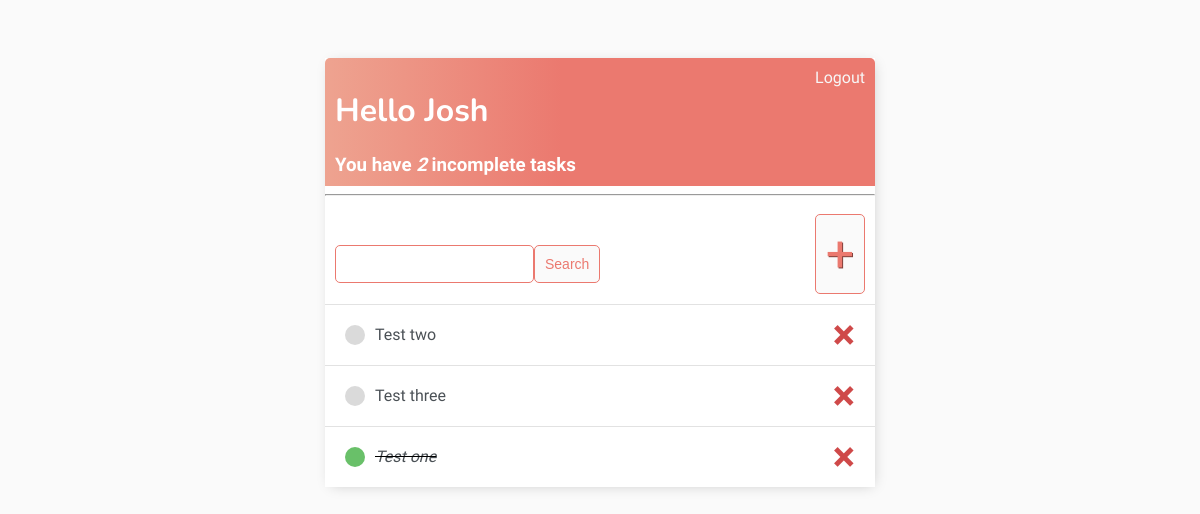
The app's page / (signed in), older data.
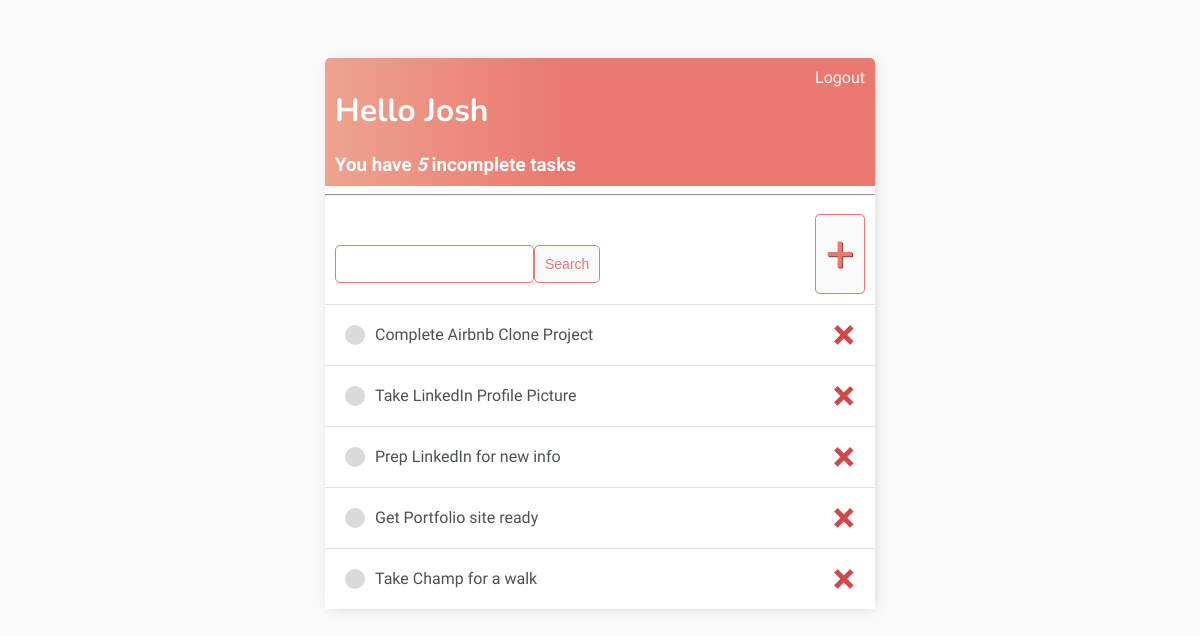
The same page, newer data.
### base/models.py (models this page shows)
class Task(models.Model):
    user = models.ForeignKey(User, on_delete=models.CASCADE, null = True, blank=True)
    title = models.CharField(max_length=200)
    description = models.TextField(max_length=500, null= True, blank=True)
    complete = models.BooleanField(default=False)
    create = models.DateTimeField(auto_now_add=True)
    def __str__(self):
        return self.title
    class Meta:
        ordering = ["complete"]

### base/views.py (the view)
# urls.py: path("",TaskList.as_view(), name="tasks"),
class TaskList(LoginRequiredMixin,ListView):
    model = Task
    context_object_name = 'tasks'
    def get_context_data(self, **kwargs):
        context = super().get_context_data(**kwargs)
        context['tasks'] = context['tasks'].filter(user=self.request.user)
        context['count'] = context['tasks'].filter(complete=False).count()
        search_input = self.request.GET.get('search-area') or ""
        if search_input:
            context['tasks'] = context['tasks'].filter(title__startswith=search_input)
        context['search_input'] = search_input
        return context

### base/templates/base/task_list.html
{%extends "base/main.html"%}
{% block content%}
<div class="header-bar">
	<div>
		<h1>Hello {{request.user|title}}</h1>
		<h3 style="margin:0">You have <i>{{count}}</i> incomplete task{{count|pluralize:'s'}}</h3>
	</div>
	{% if request.user.is_authenticated%}
	<a href="{% url 'logout'%}">Logout</a>
	{%else%}
	<a href="{% url 'login'%}">Login</a>
	{%endif%}
</div>
<hr />
<div id="search-add-wrapper">
	<form method="GET" style="margin-top: 20px; display:flex;">
		<input type="text" name="search-area" value="{{search_input}}" />
		<input type="submit" value="Search" class="button"/>
	</form>
	<a href="{% url 'task-create'%}" class="button" id="add-link">&#x2b;</a>
</div>
<div class="task-items-wrapper">
	{% for task in tasks%}
	<div class="task-wrapper">
		{% if task.complete %}
		<div class="task-title">
			<div class="task-complete-icon"></div>
			<i><s><a href="{% url 'task-update' task.id %}">{{task}}</a></s></i>
		</div>
		<a class="delete-link" href="{% url 'task-delete' task.id %}">&#215;</a>
		{%else%}
		<div class="task-title">
			<div class="task-incomplete-icon"></div>
			<a href="{% url 'task-update' task.id %}">{{task}}</a>
		</div>
		<a class="delete-link" href="{% url 'task-delete' task.id %}">&#215;</a>
		{%endif%}
	</div>
	{%empty%}
	<h3>No Items in list</h3>
	{% endfor %}
</div>
{%endblock content%}

### base/templates/base/main.html (shortened to what this page needs)
<!DOCTYPE html>
<html lang="en">
	<head>
	</head>
	<body>
		<div class="container">
			{% block content %}
			{%endblock content%}
		</div>
	</body>
</html>

### base/templates/base/main.html (style rules this page uses)
body { background-color: #FAFAFA; font-family: 'Sono', sans-serif; padding-top: 50px; }
h1 { font-family: 'Nunito', sans-serif; }
.container { max-width: 550px; margin: auto; background-color: #fff; -webkit-box-shadow: 2px 2px 13px -4px rgba(0,0,0,0.21); box-shadow: 2px 2px 13px -4px rgba(0,0,0,0.21); }
.header-bar { display: flex; justify-content: space-between; color: #fff; padding:10px; border-radius: 5px 5px 0 0; background: linear-gradient(90deg, #EEA390 0%, #EB796F 43%, #EB796F 100%); }
.header-bar a { color: rgb(247,247,247); text-decoration: none; }
.task-wrapper { display: flex; align-items: center; justify-content: space-between; padding: 20px; background-color: #fff; border-top: 1px solid rgb(226,226,226) }
.task-title { display: flex; }
.task-title a { text-decoration: none; color: #4b5156; margin-left: 10px }
.task-incomplete-icon { height: 20px; width: 20px; background-color: rgb(218,218,218); border-radius: 50%; }
.delete-link { text-decoration: none; font-weight: 900; color: #cf4949; font-size: 42px; line-height:0; }
input[type=text], input[type=password], textarea { border: 1px solid #EB796F; border-radius: 5px; padding: 10px; width:90%; }
.button { border: 1px solid #EB796F; background-color: #FAFAFA; color: #EB796F; padding: 10px; font-size: 14px; border-radius: 5px; cursor: pointer; text-decoration: none; }
#search-add-wrapper { display: flex; justify-content: space-between; align-items: center; padding: 10px; }
#add-link { color: #EB796F; text-decoration:none; font-size: 50px; text-shadow: 1px 1px #81413b; }

Row changes from the older to the newer data that the page shows:
removed Task: title "Test two"
removed Task: title "Test three"
removed Task: title "Test one"
added Task: title "Complete Airbnb Clone Project"
added Task: title "Take LinkedIn Profile Picture"
added Task: title "Prep LinkedIn for new info"
added Task: title "Get Portfolio site ready"
added Task: title "Take Champ for a walk"
Text that changed along with them:
{{ count }}: "2" → "5"
